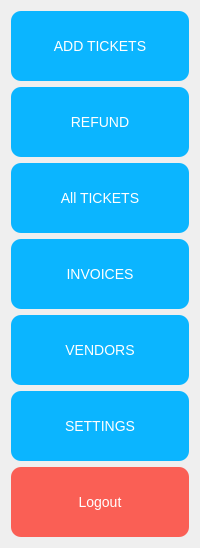
        <widget class="QWidget" name="widget_2" native="true">
         <layout class="QVBoxLayout" name="verticalLayout_2">
          <item>
           <widget class="QPushButton" name="pushButton_add_tickets_nav">
            <property name="minimumSize">
             <size>
              <width>0</width>
              <height>70</height>
             </size>
            </property>
            <property name="styleSheet">
             <string notr="true">QPushButton {
            font-size: 14px;
            padding: 10px 10px;
            border-radius: 10px;
            color: white;
            background-color: #0BB5FF;
        }
        QPushButton:hover {
            background-color: #00688B;
        }</string>
            </property>
            <property name="text">
             <string>ADD TICKETS</string>
            </property>
           </widget>
          </item>
          <item>
           <widget class="QPushButton" name="pushButton_refund_nav">
            <property name="minimumSize">
             <size>
              <width>0</width>
              <height>70</height>
             </size>
            </property>
            <property name="styleSheet">
             <string notr="true">QPushButton {
            font-size: 14px;
            padding: 10px 10px;
            border-radius: 10px;
            color: white;
            background-color: #0BB5FF;
        }
        QPushButton:hover {
            background-color: #00688B;
        }</string>
            </property>
            <property name="text">
             <string>REFUND</string>
            </property>
           </widget>
          </item>
          <item>
           <widget class="QPushButton" name="pushButton_search_nav">
            <property name="minimumSize">
             <size>
              <width>0</width>
              <height>70</height>
             </size>
            </property>
            <property name="styleSheet">
             <string notr="true">QPushButton {
            font-size: 14px;
            padding: 10px 10px;
            border-radius: 10px;
            color: white;
            background-color: #0BB5FF;
        }
        QPushButton:hover {
            background-color: #00688B;
        }</string>
            </property>
            <property name="text">
             <string>All TICKETS</string>
            </property>
           </widget>
          </item>
          <item>
           <widget class="QPushButton" name="pushButton_invoices_nav">
            <property name="minimumSize">
             <size>
              <width>0</width>
              <height>70</height>
             </size>
            </property>
            <property name="styleSheet">
             <string notr="true">QPushButton {
            font-size: 14px;
            padding: 10px 10px;
            border-radius: 10px;
            color: white;
            background-color: #0BB5FF;
        }
        QPushButton:hover {
            background-color: #00688B;
        }</string>
            </property>
            <property name="text">
             <string>INVOICES</string>
            </property>
           </widget>
          </item>
          <item>
           <widget class="QPushButton" name="pushButton_vendors_nav">
            <property name="minimumSize">
             <size>
              <width>0</width>
              <height>70</height>
             </size>
            </property>
            <property name="styleSheet">
             <string notr="true">QPushButton {
            font-size: 14px;
            padding: 10px 10px;
            border-radius: 10px;
            color: white;
            background-color: #0BB5FF;
        }
        QPushButton:hover {
            background-color: #00688B;
        }</string>
            </property>
            <property name="text">
             <string>VENDORS</string>
            </property>
           </widget>
          </item>
          <item>
           <widget class="QPushButton" name="pushButton_settings_nav">
            <property name="minimumSize">
             <size>
              <width>0</width>
              <height>70</height>
             </size>
            </property>
            <property name="styleSheet">
             <string notr="true">QPushButton {
            font-size: 14px;
            padding: 10px 10px;
            border-radius: 10px;
            color: white;
            background-color: #0BB5FF;
        }
        QPushButton:hover {
            background-color: #00688B;
        }</string>
            </property>
            <property name="text">
             <string>SETTINGS</string>
            </property>
           </widget>
          </item>
          <item>
           <widget class="QPushButton" name="pushButton_logout_nav">
            <property name="minimumSize">
             <size>
              <width>0</width>
              <height>70</height>
             </size>
            </property>
            <property name="styleSheet">
             <string notr="true">QPushButton {
            font-size: 14px;
            padding: 10px 10px;
            border-radius: 10px;
            color: white;
            background-color: #FA5F55;
        }
        QPushButton:hover {
            background-color: #00688B;
        }</string>
            </property>
            <property name="text">
             <string>Logout</string>
            </property>
           </widget>
          </item>
         </layout>
        </widget>
